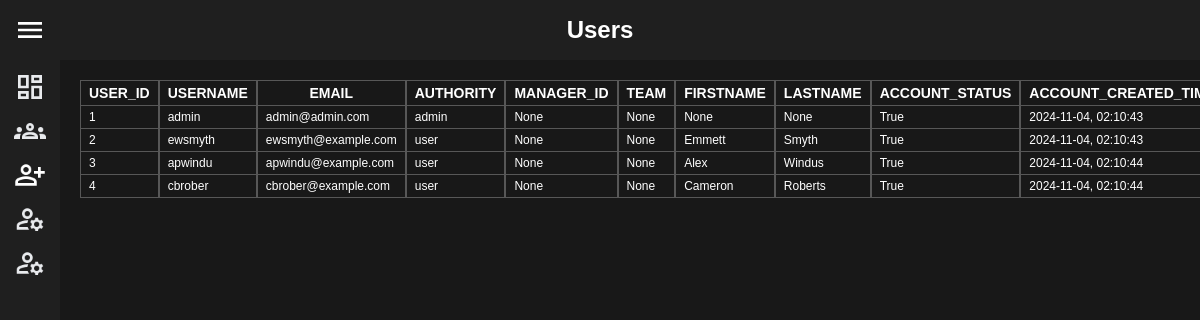
The app's page /admin/admin-home/admin-users/ (signed in) with its own data.
### website/models.py (models this page shows, shortened)
class User(UserMixin, db.Model):
    __tablename__ = 'users'  # Explicitly specify table name
    id = db.Column(db.Integer, primary_key=True)
    username = db.Column(db.String(25), nullable=False, unique=True)
    email = db.Column(db.String(40), nullable=False, unique=True)
    password = db.Column(db.String(255), nullable=False)
    auth = db.Column(db.String(20), nullable=False, default='user')
    manager_id = db.Column(db.Integer, db.ForeignKey('users.id'))  # Reference to another user (manager)
    team = db.Column(db.String(255))
    firstname = db.Column(db.String(255))
    lastname = db.Column(db.String(255))
    is_active = db.Column(db.Boolean, nullable=False, default=True)
    created_at = db.Column(db.DateTime, default=datetime.utcnow)
    updated_at = db.Column(db.DateTime, default=datetime.utcnow, onupdate=datetime.utcnow)
    messages_sent = db.relationship('Messages', backref='sender', lazy=True)
    group_chats_created = db.relationship('GroupChatDetails', backref='creator', lazy=True)
    chat_participations = db.relationship('ChatParticipants', backref='participant', lazy=True)
    contacts_list = db.relationship('Contacts', foreign_keys='Contacts.user_id', backref='owner', lazy=True)

### website/admin.py (the view)
@admin.route('/<username>/admin-home/admin-users/')
@login_required
@adminReq
def adminUsers(username):
    reporterUsers = User.query.all()
    return render_template('admin-users.html', username=username, reporterUsers=reporterUsers)

### website/utils.py (called while the page is built)
def adminReq(f):
    @wraps(f)
    def adminAuthority(*args, **kwargs):
        if not current_user.is_authenticated:
            return redirect(url_for('auth.login'))
        elif current_user.auth != 'admin':
            return redirect(url_for('auth.login'))
        return f(*args, **kwargs)
    return adminAuthority

### website/templates/admin-users.html (shortened to what this page needs)
{% extends 'admin-base.html' %}
{% block css %}
  <link rel="stylesheet" href="{{ url_for('static', filename='css/admin-users.css') }}">
{% endblock %}
{% block banner %}
  Users
{% endblock %}
{% block content %}
<table>
  <thead>
    <tr>
      <th>USER_ID</th>
      <th>USERNAME</th>
      <th>EMAIL</th>
      <th>AUTHORITY</th>
      <th>MANAGER_ID</th>
      <th>TEAM</th>
      <th>FIRSTNAME</th>
      <th>LASTNAME</th>
      <th>ACCOUNT_STATUS</th>
      <th>ACCOUNT_CREATED_TIMESTAMP</th>
    </tr>
  </thead>
  <tbody>
    {% for user in reporterUsers %}
      <tr>
        <td>{{ user.id }}</td>
        <td>{{ user.username }}</td>
        <td>{{ user.email }}</td>
        <td>{{ user.auth }}</td>
        <td>{{ user.manager_id }}</td>
        <td>{{ user.team }}</td>
        <td>{{ user.firstname }}</td>
        <td>{{ user.lastname }}</td>
        <td>{{ user.is_active }}</td>
        <td>{{ user.created_at.strftime('%Y-%m-%d, %H:%M:%S') }}</td>
      </tr>
    {% endfor %}
  </tbody>
</table>
{% endblock %}

### website/templates/admin-base.html (shortened to what this page needs)
<!DOCTYPE html>
<html lang="en">
<head>
  {% block css %}{% endblock %}
  <link rel="stylesheet" href="{{ url_for('static', filename='css/admin-base.css') }}">
</head>
<body>
  <header>
    <h1>{% block banner %}{% endblock %}</h1>
  </header>
  <div class="container">
    <nav id="sidebar">
      <button class="toggle-btn" onclick="toggleSidebar()">
        <img src="{{ url_for('static', filename='images/sidebar.png') }}" alt="Sidebar">
      </button>
      <div class="nav-item">
        <a href="{{ url_for('admin.adminHome', username=username) }}">
          <img src="{{ url_for('static', filename='images/admin-dashboard.png') }}" alt="Dashboard">
        </a>
      </div>
      <div class="nav-item">
        <a href="{{ url_for('admin.adminUsers', username=username) }}">
          <img src="{{ url_for('static', filename='images/group-chat.png') }}" alt="Users">
        </a>
      </div>
      <div class="nav-item">
        <a href="{{ url_for('admin.adminCreateUser', username=username) }}">
          <img src="{{ url_for('static', filename='images/person-add.png') }}" alt="Create New User">
        </a>
      </div>
      <div class="nav-item">
        <img src="{{ url_for('static', filename='images/manage-account.png') }}" alt="Account">
      </div>
      <div class="nav-item">
        <img src="{{ url_for('static', filename='images/manage-account.png') }}" alt="Account">
      </div>
    </nav>
    <main>
      {% block content %}{% endblock %}
    </main>
  </div>
</body>
</html>

### website/static/css/admin-users.css (style rules this page uses)
table { border-collapse: collapse; }
th, td { border-top: 1px solid #575757; border-right: 2px solid #575757; border-bottom: 1px solid #575757; border-left: 1px solid #575757; padding: 4px 8px; }
th { font-size: 14px; }
td { font-size: 12px; }

### website/static/css/admin-base.css (style rules this page uses)
* { margin: 0; padding: 0; box-sizing: border-box; }
body { font-family: sans-serif; background-color: #121212; color: #FFFFFF; height: 100vh; display: flex; flex-direction: column; overflow: hidden; }
header { background-color: #1f1f1f; height: 60px; width: 100%; display: flex; align-items: center; justify-content: center; box-shadow: 0 2px 5px rgba(0, 0, 0, 0.1); }
header h1 { font-size: 24px; color: #FFFFFF; }
.container { display: flex; height: calc(100vh - 60px); }
nav { background-color: #1f1f1f; width: 60px; transition: width 0.3s ease; display: flex; flex-direction: column; align-items: center; padding-top: 5px; position: relative; }
.nav-item { position: relative; width: 100%; display: flex; align-items: center; padding: 6px 4px 6px 14px; cursor: pointer; transition: background-color 0.3s ease; }
.nav-item img { width: 32px; height: 32px; }
main { flex: 1; background-color: #181818; padding: 20px; overflow-y: auto; }
.toggle-btn { background-color: transparent; border: none; cursor: pointer; margin: 0; width: 40px; height: 40px; padding: 0; border-radius: 5px; position: fixed; top: 10px; left: 10px; display: flex; align-items: center; justify-content: center; }
.toggle-btn img { height: 32px; width: 32px; }
#sidebar .nav-item a { text-decoration: none; display: flex; align-items: center; }

### records on screen
User: id "1", username "admin", email "admin@admin.com", auth "admin", manager_id "None", team "None", firstname "None", lastname "None", is_active "True", created_at "2024-11-04, 02:10:43"
User: id "2", username "ewsmyth", email "ewsmyth@example.com", auth "user", manager_id "None", team "None", firstname "Emmett", lastname "Smyth", is_active "True", created_at "2024-11-04, 02:10:43"
User: id "3", username "apwindu", email "apwindu@example.com", auth "user", manager_id "None", team "None", firstname "Alex", lastname "Windus", is_active "True", created_at "2024-11-04, 02:10:44"
User: id "4", username "cbrober", email "cbrober@example.com", auth "user", manager_id "None", team "None", firstname "Cameron", lastname "Roberts", is_active "True", created_at "2024-11-04, 02:10:44"
